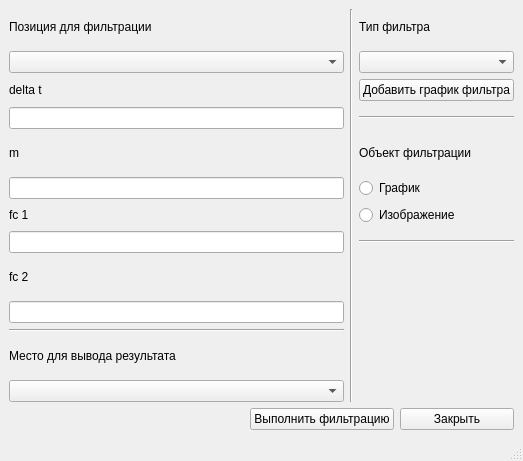
<?xml version="1.0" encoding="UTF-8"?>
<ui version="4.0">
 <class>MainWindow</class>
 <widget class="QMainWindow" name="MainWindow">
  <property name="geometry">
   <rect>
    <x>0</x>
    <y>0</y>
    <width>523</width>
    <height>461</height>
   </rect>
  </property>
  <property name="windowTitle">
   <string>Фильтры</string>
  </property>
  <widget class="QWidget" name="centralwidget">
   <layout class="QGridLayout" name="gridLayout_2">
    <item row="1" column="3">
     <widget class="QPushButton" name="pushButton_3">
      <property name="text">
       <string>Закрыть</string>
      </property>
     </widget>
    </item>
    <item row="0" column="0" colspan="4">
     <layout class="QGridLayout" name="gridLayout">
      <item row="9" column="0">
       <widget class="QLineEdit" name="lineEdit_4"/>
      </item>
      <item row="0" column="0">
       <widget class="QLabel" name="label">
        <property name="text">
         <string>Позиция для фильтрации</string>
        </property>
       </widget>
      </item>
      <item row="7" column="0">
       <widget class="QLineEdit" name="lineEdit_3"/>
      </item>
      <item row="8" column="0">
       <widget class="QLabel" name="label_7">
        <property name="text">
         <string>fc 2</string>
        </property>
       </widget>
      </item>
      <item row="3" column="0">
       <widget class="QLineEdit" name="lineEdit"/>
      </item>
      <item row="2" column="0">
       <widget class="QLabel" name="label_2">
        <property name="text">
         <string>delta t</string>
        </property>
       </widget>
      </item>
      <item row="12" column="0">
       <widget class="QComboBox" name="comboBox_2"/>
      </item>
      <item row="10" column="0">
       <widget class="Line" name="line">
        <property name="orientation">
         <enum>Qt::Horizontal</enum>
        </property>
       </widget>
      </item>
      <item row="1" column="0">
       <widget class="QComboBox" name="comboBox"/>
      </item>
      <item row="11" column="0">
       <widget class="QLabel" name="label_5">
        <property name="text">
         <string>Место для вывода результата</string>
        </property>
       </widget>
      </item>
      <item row="5" column="0">
       <widget class="QLineEdit" name="lineEdit_2"/>
      </item>
      <item row="6" column="0">
       <widget class="QLabel" name="label_4">
        <property name="text">
         <string>fc 1</string>
        </property>
       </widget>
      </item>
      <item row="4" column="0">
       <widget class="QLabel" name="label_3">
        <property name="text">
         <string>m</string>
        </property>
       </widget>
      </item>
      <item row="1" column="2">
       <widget class="QComboBox" name="comboBox_3"/>
      </item>
      <item row="0" column="2">
       <widget class="QLabel" name="label_6">
        <property name="text">
         <string>Тип фильтра</string>
        </property>
       </widget>
      </item>
      <item row="2" column="2">
       <widget class="QPushButton" name="pushButton">
        <property name="text">
         <string>Добавить график фильтра</string>
        </property>
       </widget>
      </item>
      <item row="3" column="2">
       <widget class="Line" name="line_3">
        <property name="orientation">
         <enum>Qt::Horizontal</enum>
        </property>
       </widget>
      </item>
      <item row="5" column="2">
       <widget class="QRadioButton" name="radioButton">
        <property name="text">
         <string>График</string>
        </property>
       </widget>
      </item>
      <item row="6" column="2">
       <widget class="QRadioButton" name="radioButton_2">
        <property name="text">
         <string>Изображение</string>
        </property>
       </widget>
      </item>
      <item row="4" column="2">
       <widget class="QLabel" name="label_8">
        <property name="text">
         <string>Объект фильтрации</string>
        </property>
       </widget>
      </item>
      <item row="7" column="2">
       <widget class="Line" name="line_4">
        <property name="orientation">
         <enum>Qt::Horizontal</enum>
        </property>
       </widget>
      </item>
      <item row="0" column="1" rowspan="13">
       <widget class="Line" name="line_2">
        <property name="orientation">
         <enum>Qt::Vertical</enum>
        </property>
       </widget>
      </item>
     </layout>
    </item>
    <item row="1" column="2">
     <widget class="QPushButton" name="pushButton_2">
      <property name="text">
       <string>Выполнить фильтрацию</string>
      </property>
     </widget>
    </item>
   </layout>
  </widget>
  <widget class="QStatusBar" name="statusbar"/>
 </widget>
 <resources/>
 <connections/>
</ui>
